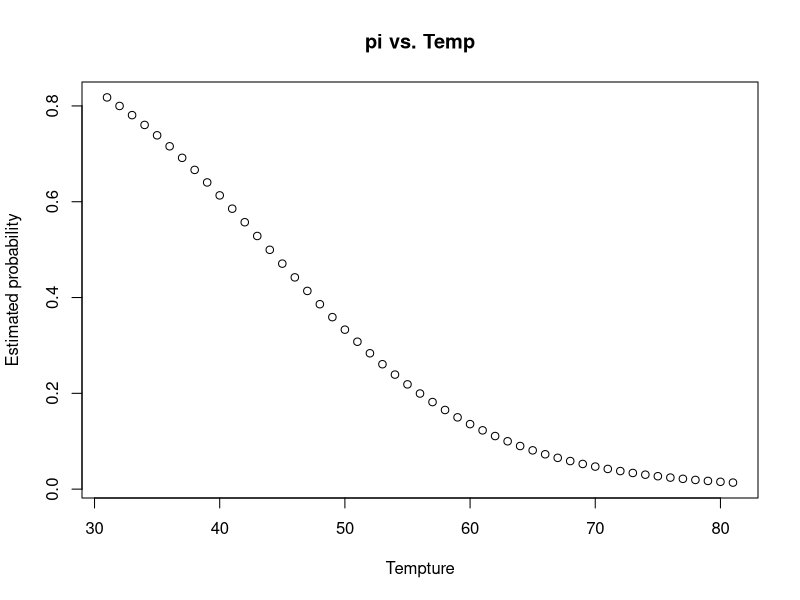
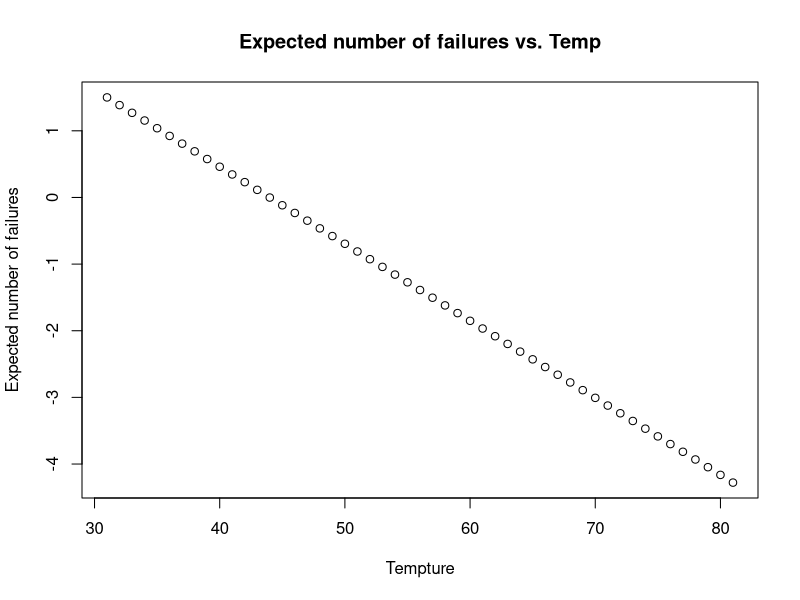
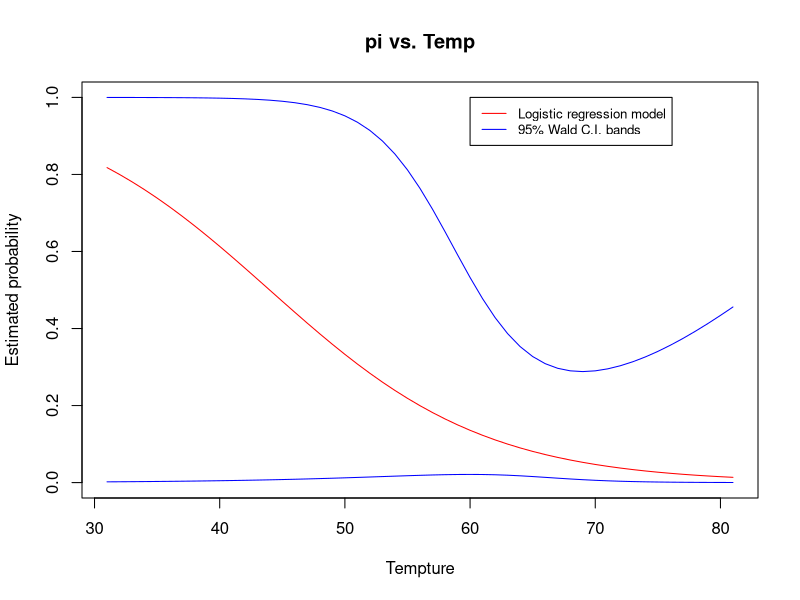

The R script that drew these images, in order:
## ---- chunk 1
challenger <- read.table(file = "challenger.csv", 
                          header = TRUE, sep = ",")

challenger.fit <- glm(formula = O.ring/Number ~ Temp, 
                      family = binomial, 
                      data = challenger) 
#there is nothing wrong with this warning message, glm() is just picky when it comes to specifying binomial models

summary(challenger.fit)
## ---- chunk 2
linear.pred <- challenger.fit$coefficients[1] + challenger.fit$coefficients[2] * 31:81
pi.hat <- as.numeric(exp(linear.pred)/(1 + exp(linear.pred)))

plot(x = c(31:81), y = pi.hat, xlab = 'Tempture', 
     ylab = "Estimated probability", main = "pi vs. Temp")
## ---- chunk 3
plot(x = c(31:81), y = linear.pred, xlab = 'Tempture', 
     ylab = "Expected number of failures", main = "Expected number of failures vs. Temp")
## ---- chunk 4
predict.data <- data.frame(Temp = 31:81) #create a data frame contains desired temperatures. 

linear.pred2 <- predict(object = challenger.fit,
                       newdata = predict.data,
                       type = "link",
                       se = TRUE)

pi.hat <- exp(linear.pred2$fit) / (1 + exp(linear.pred2$fit))

CI.lin.pred.upper <- linear.pred2$fit + 1.96 * linear.pred2$se
CI.pi.upper <- exp(CI.lin.pred.upper) / (1+exp(CI.lin.pred.upper))

CI.lin.pred.lower <- linear.pred2$fit - 1.96 * linear.pred2$se
CI.pi.lower <- exp(CI.lin.pred.lower) / (1+exp(CI.lin.pred.lower))

x <- data.frame(predict.data, pi.hat, 
           lower = CI.pi.lower, 
           upper = CI.pi.upper)

plot(x = c(31:81), y = pi.hat, xlab = 'Tempture', 
     ylab = "Estimated probability", main = "pi vs. Temp", ylim = c(0,1),
     type = "l", col = c("red"))
lines(x$Temp, x$upper, col = c("blue"))
lines(x$Temp, x$lower, col = c("blue"))
legend(60,1,legend=c("Logistic regression model",
                     "95% Wald C.I. bands"), 
       col=c("red", "blue"), 
       lty=1:1, cex=0.8)
## ---- chunk 5
x[1,]
## ---- chunk 6
beta0 <- 5.085
beta1 <- -0.1156

  # Explanatory variable values and corresponding pi's
  set.seed(321)
  x1<-runif(n = 966, min = 31, max = 72)
  pi<-exp(beta0 + beta1*x1) / (1 + exp(beta0 + beta1*x1))

  # Set seed number to reproduce results and simulate responses
  set.seed(123)
  y<-rbinom(n = length(x1), size = 966, prob = pi)/966
  head(data.frame(y, x1, pi), n = 10)  # Check
  
  # Estimate model
  mod.fit<-glm(formula = y ~ x1, family = binomial(link = logit))  # no data argument needed
  mod.fit$coefficients
  cov.mat<-vcov(mod.fit)
  sqrt(cov.mat[2,2])  # sqrt( Var^(beta^_1) )
 

  
  
predict.data <- data.frame(x1 = c(31,72)) #create a data frame contains desired temperatures. 

linear.pred2 <- predict(object = mod.fit,
                       newdata = predict.data,
                       type = "link",
                       se = TRUE)

pi.hat <- exp(linear.pred2$fit) / (1 + exp(linear.pred2$fit))

CI.lin.pred.upper <- linear.pred2$fit + 1.96 * linear.pred2$se
CI.pi.upper <- exp(CI.lin.pred.upper) / (1+exp(CI.lin.pred.upper))

CI.lin.pred.lower <- linear.pred2$fit - 1.96 * linear.pred2$se
CI.pi.lower <- exp(CI.lin.pred.lower) / (1+exp(CI.lin.pred.lower))

data.frame(predict.data, pi.hat, 
           lower = CI.pi.lower, 
           upper = CI.pi.upper)
## ---- chunk 7
summary(mod.fit)
